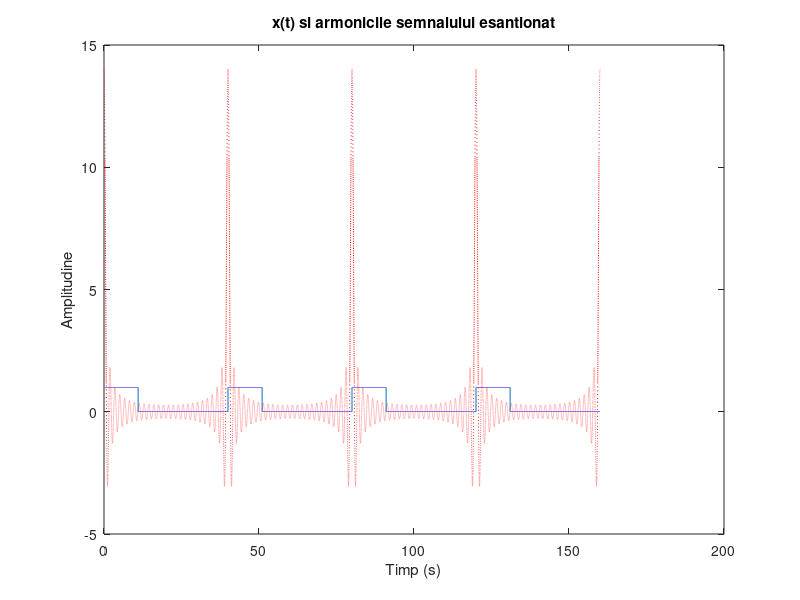
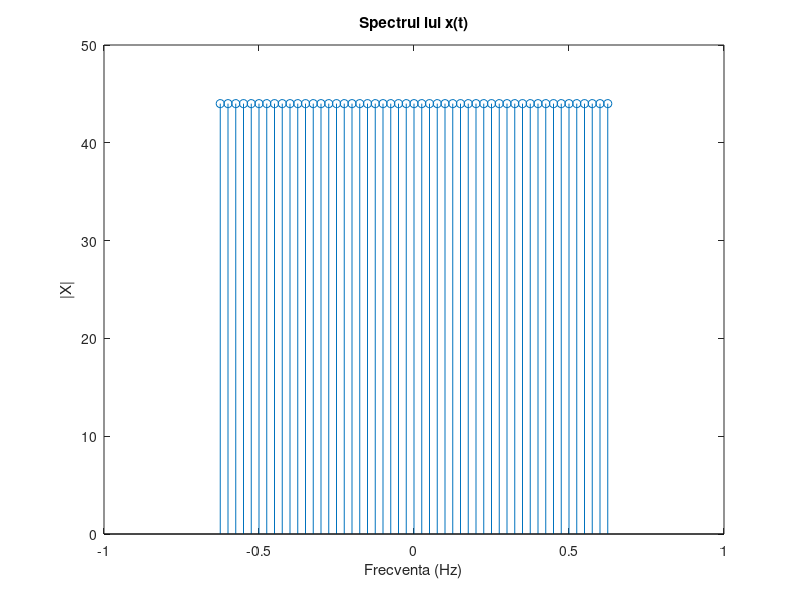

These charts were generated, in order, by the following MATLAB code:
E=40; 
D=11; 
N=25; 
Frecventa=1/E; 
t=0:0.002:4*E-0.002; 
w0=2*pi*Frecventa; 
x=0.5+0.5*square(2*pi*t/E,27.5); 
for k = -N:N 
    xf = x; 
    X(k+26) = trapz(t,xf); 
end
x_sgnnou(1:length(t)) = 0; 
for i = 1:length(t);
for k = -N:N
x_sgnnou(i) = x_sgnnou(i) + 1/4*(1/E)*X(k+N+1)*exp(j*k*w0*t(i));
end
end 
figure(1);
plot(t,x); 
title('x(t) si armonicile semnalului esantionat');
hold on 
plot(t,x_sgnnou,'r:'); 
xlabel('Timp (s)');
ylabel('Amplitudine');

Fr = -N*Frecventa:Frecventa:N*Frecventa; 
figure(2); 
stem(Fr,abs(X)); 
title('Spectrul lui x(t)');
xlabel('Frecventa (Hz)'); 
ylabel('|X|'); 

